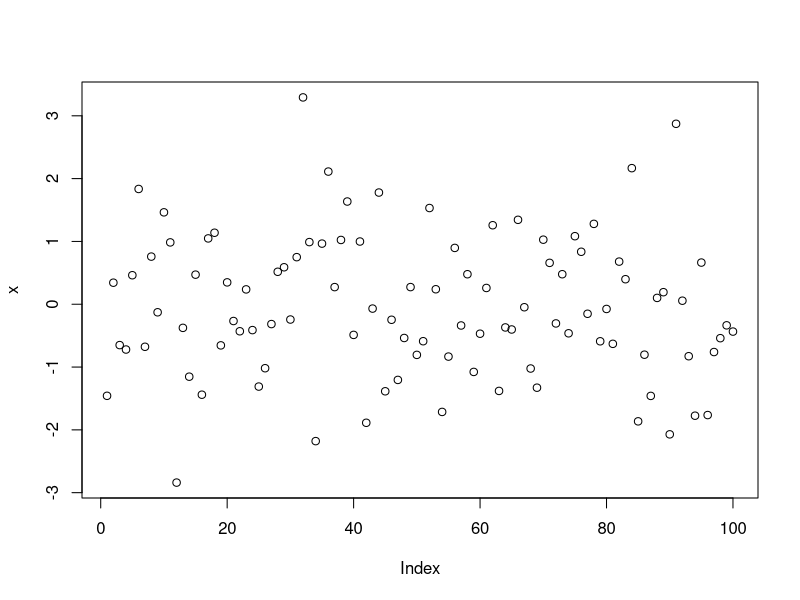

Write R code to recreate this figure.
## ---- chunk 1
knitr::opts_chunk$set(echo = TRUE)
## ---- chunk 2
# I am making some new data

x <- rnorm(100, 0, 1)

## ---- chunk 3
# plot the data
plot(x)
